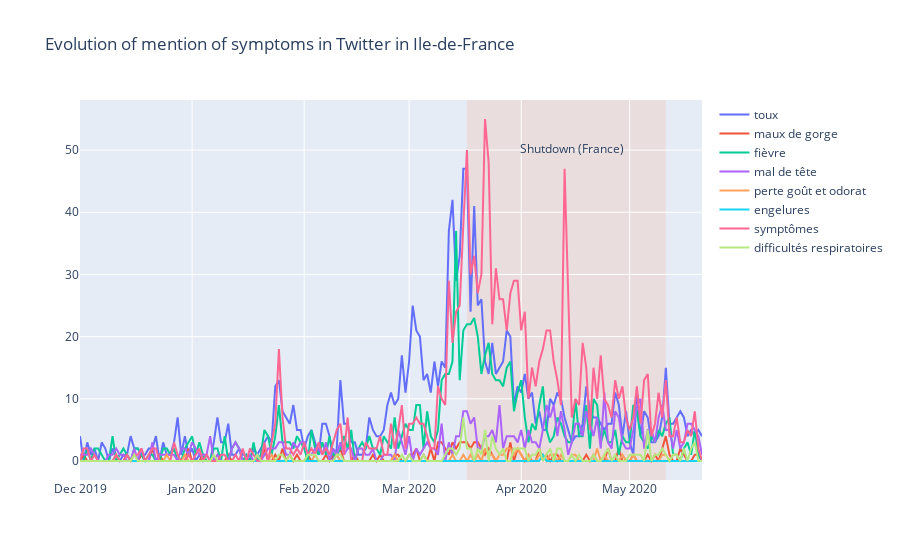

Source (notebook cell):
### Code cell
def plot_symptoms_evolution() :
    traces=[]
    df = tweets_symptoms
    for symptom in list(symptoms_dict_fr.keys()) :
        traces.append(go.Scatter(x = df['day'], 
                                 y = df[symptom].values,
                                mode = 'lines',
                                name = symptom))
   

    layout = go.Layout(title="Evolution of mention of symptoms in Twitter in Ile-de-France")
    fig = go.Figure(traces, layout)
    
    fig.add_shape(dict(type="rect",
                       yref='paper',
                       x0='2020-03-17',
                       y0=0,
                       x1='2020-05-11',
                       y1=1,
                       fillcolor="LightSalmon",
                       opacity=0.2,
                       layer='below',
                       line_width=0))
    
    fig.update_layout(annotations=[dict(
        x='2020-04-15',
        y=0.9,
        yref="paper",
        text="Shutdown (France)", showarrow=False)])
    
    py.iplot(fig)
plot_symptoms_evolution()

### Figure 1 — Plotly figure (JSON) as saved in the notebook; plotly's stock layout.template omitted (floating-point values rounded to 4 significant figures; data arrays with more than 128 entries replaced by an {"elided": "..."} marker saying what was removed)
{"data": [{"mode": "lines", "name": "toux", "type": "scatter", "x": {"elided": "173 str values"}, "y": {"elided": "173 int values"}}, {"mode": "lines", "name": "maux de gorge", "type": "scatter", "x": {"elided": "173 str values"}, "y": {"elided": "173 int values"}}, {"mode": "lines", "name": "fièvre", "type": "scatter", "x": {"elided": "173 str values"}, "y": {"elided": "173 int values"}}, {"mode": "lines", "name": "mal de tête", "type": "scatter", "x": {"elided": "173 str values"}, "y": {"elided": "173 int values"}}, {"mode": "lines", "name": "perte goût et odorat", "type": "scatter", "x": {"elided": "173 str values"}, "y": {"elided": "173 int values"}}, {"mode": "lines", "name": "engelures", "type": "scatter", "x": {"elided": "173 str values"}, "y": {"elided": "173 int values"}}, {"mode": "lines", "name": "symptômes", "type": "scatter", "x": {"elided": "173 str values"}, "y": {"elided": "173 int values"}}, {"mode": "lines", "name": "difficultés respiratoires", "type": "scatter", "x": {"elided": "173 str values"}, "y": {"elided": "173 int values"}}], "layout": {"annotations": [{"showarrow": false, "text": "Shutdown (France)", "x": "2020-04-15", "y": 0.9, "yref": "paper"}], "shapes": [{"fillcolor": "LightSalmon", "layer": "below", "line": {"width": 0}, "opacity": 0.2, "type": "rect", "x0": "2020-03-17", "x1": "2020-05-11", "y0": 0, "y1": 1, "yref": "paper"}], "title": {"text": "Evolution of mention of symptoms in Twitter in Ile-de-France"}}}
